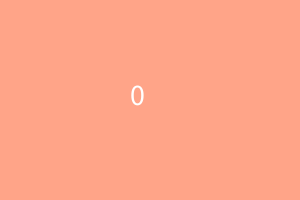
Frame 1 (no input)
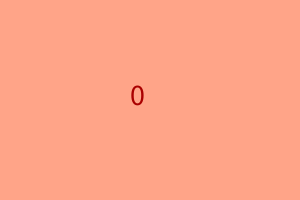
Frame 60 (the mouse pressed at the canvas centre just before this capture)
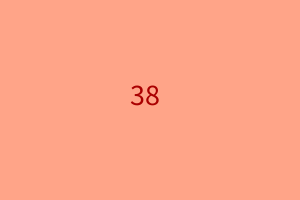
Frame 120 (the mouse held since frame 60 and released just before this capture)

The Processing sketch that drew these frames (run headless with seeded random() and noise(); from frame 60 on, the mouse is pressed at the canvas centre):

// Processing sketch: sketch_0528DrawlLots
// ── sketch_0528DrawlLots.pde
void setup(){  //設定，只做一次
   size(300,200);
   textSize(30);
}
int ans=0;
void draw(){
  background(#FFA488);
  text(ans, 130, 105);
  fill(#AA0000);
}
void mousePressed(){
  ans = (int) random(60);  //亂數取60內的數；強制轉型casting
}
